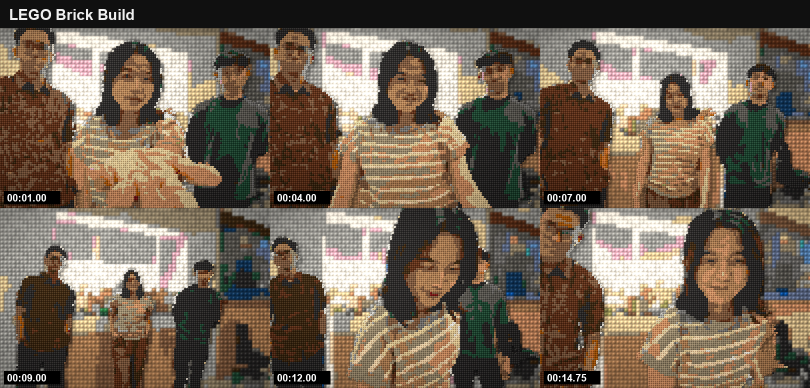
#> input picture styles/58-lego-brick-build/example.png, 1620 x 776 px, given in place of frame_013.png, which was not available (shown at 1/2 size)
$ python render.py example.png example.png example.png
#> lines starting #> are read from the running program, lines starting #| are printed output that depends on the picture; after the words box and inside, x2 and y2 are one past the last pixel; in counts of white or black regions, pixels touching at a corner belong together; pictures that were not available may be replaced by others from this repository, and a replacement may not be noted
"""LEGO Brick Build — local approximation of the frame-by-frame restyle.

usage: python -I render.py <frames_dir> <masks_dir> <out_dir> [all | 13 49 85 ...]

The frame is rebuilt as a studs-out brick build in two layers:
  * the people (mask) on a fine 12 px stud grid (135 x 90 studs), sharp;
  * the room on a coarse 24 px grid (bigger bricks), behind a macro-lens
    depth-of-field blur, like a brick backdrop behind brick-built figures.
Every stud cell takes the nearest colour from a real LEGO colour palette
(after a little local contrast on the people so eyes and mouths survive),
lone stray studs are removed, runs of same-colour studs in a row merge into
1x1..1x4 bricks (lengths fixed by a hash of row/column so unchanged areas keep
their bricks), and each brick gets seams, bevel light/shadow, moulded studs
with rim light, drop shadow and specular dot, plus a soft ABS plastic sheen.
When frames are rendered in order ("all"), cells keep their previous colour
unless the new one is clearly better (hysteresis): static bricks hold still,
only bricks the people move through get "rebuilt" — no random boil.
"""
import sys
from pathlib import Path

import cv2
import numpy as np

W, H = 1620, 1080
FINE, COARSE = 12, 24

PALETTE = np.array([
    (244, 244, 242),  # White
    (160, 165, 169),  # Light Bluish Gray
    (108, 110, 114),  # Dark Bluish Gray
    (87, 88, 87),     # Pearl Dark Gray
    (33, 33, 35),     # Black
    (201, 26, 9),     # Red
    (114, 14, 15),    # Dark Red
    (88, 42, 18),     # Reddish Brown
    (53, 33, 10),     # Dark Brown
    (170, 125, 85),   # Medium Nougat
    (208, 145, 104),  # Nougat
    (246, 215, 179),  # Light Nougat
    (169, 85, 0),     # Dark Orange
    (242, 205, 55),   # Yellow
    (228, 205, 158),  # Tan
    (149, 138, 115),  # Dark Tan
    (155, 154, 90),   # Olive Green
    (35, 120, 65),    # Green
    (24, 70, 50),     # Dark Green
    (54, 174, 191),   # Medium Azure
    (0, 85, 191),     # Blue
    (10, 52, 99),     # Dark Blue
    (90, 147, 219),   # Medium Blue
    (96, 116, 161),   # Sand Blue
    (228, 173, 200),  # Bright Pink
    (200, 112, 160),  # Dark Pink
    (204, 112, 42),   # Dark Nougat
    (120, 85, 60),    # Medium Brown
], np.float32)


def to_lab(rgb):
    a = np.clip(rgb, 0, 255).astype(np.uint8).reshape(-1, 1, 3)
    return cv2.cvtColor(a, cv2.COLOR_RGB2LAB).reshape(-1, 3).astype(np.float32)


PAL_LAB = to_lab(PALETTE)


def stud_sprite(C):
    """Shading multiplier M and additive highlight A for one stud cell (4x supersampled)."""
    S = 4
    n = C * S
    y, x = np.mgrid[0:n, 0:n].astype(np.float32) / S + 0.5 / S
    cx = cy = C / 2
    r = C * 0.32
    k = C / 12
    dx, dy = x - cx, y - cy
    d = np.hypot(dx, dy)
    M = np.ones((n, n), np.float32)
    A = np.zeros((n, n), np.float32)
    # drop shadow of the stud on the brick top (light from upper left)
    ds = np.hypot(x - cx - 1.6 * k, y - cy - 1.8 * k)
    M *= 1 - 0.38 * np.clip((r + 0.9 * k - ds) / (1.8 * k), 0, 1)
    # stud top: slightly brighter, gradient toward the light
    top = np.clip((r - d) / (0.8 * k), 0, 1)
    grad = 1.08 - 0.08 * (dx + dy) / r
    M = M * (1 - top) + top * grad
    # rim: lit edge upper-left, dark edge lower-right
    rim = np.clip(1 - np.abs(d - (r - 0.7 * k)) / (0.9 * k), 0, 1)
    facing = -(dx + dy) / (np.sqrt(2) * np.maximum(d, 1e-3))
    A += rim * np.clip(facing, 0, 1) * 0.28
    M *= 1 - rim * np.clip(-facing, 0, 1) * 0.42
    # specular dot on the stud
    A += 0.45 * np.exp(-(((x - cx + r * 0.38) ** 2 + (y - cy + r * 0.42) ** 2) / (2 * (r * 0.2) ** 2)))
    M = cv2.resize(M, (C, C), interpolation=cv2.INTER_AREA)
    A = cv2.resize(A, (C, C), interpolation=cv2.INTER_AREA)
    return M, A


SPRITES = {c: stud_sprite(c) for c in (FINE, COARSE)}


def h32(*v):
    x = 2166136261
    for k in v:
        x = ((x ^ (k & 0xFFFFFFFF)) * 16777619) & 0xFFFFFFFF
    return x


def despeckle(idx):
    """Replace lone studs whose 4 neighbours all differ with the commonest neighbour colour."""
    p = np.pad(idx, 1, mode="edge")
    nb = np.stack([p[:-2, 1:-1], p[2:, 1:-1], p[1:-1, :-2], p[1:-1, 2:]])
    lone = (nb != idx).all(0)
    out = idx.copy()
    for r, c in zip(*np.nonzero(lone)):
        v, k = np.unique(nb[:, r, c], return_counts=True)
        out[r, c] = v[k.argmax()]
    return out


def quantise(frame, mask, C, prev, people):
    gw, gh = -(-W // C), -(-H // C)
    pad = cv2.copyMakeBorder(frame, 0, gh * C - H, 0, gw * C - W, cv2.BORDER_REPLICATE)
    small = cv2.resize(pad, (gw, gh), interpolation=cv2.INTER_AREA).astype(np.float32)
    if people:
        # local contrast so eyes, brows and mouths survive the stud grid
        small = small + 0.7 * (small - cv2.GaussianBlur(small, (0, 0), 1.2))
    g = small.mean(2, keepdims=True)
    small = g + (small - g) * (1.12 if people else 1.05)
    small = (small - 128) * 1.06 + 134
    lab = to_lab(small)
    dist = ((lab[:, None, :] - PAL_LAB[None]) ** 2).sum(-1)
    idx = despeckle(dist.argmin(1).reshape(gh, gw)).reshape(-1)
    if prev is not None:
        p = prev.reshape(-1)
        keep = dist[np.arange(len(idx)), p] < dist[np.arange(len(idx)), idx] + 90
        idx = np.where(keep, p, idx)
    return idx.reshape(gh, gw)


def bricks(idx):
    """Left/right brick-end flags per cell. Every row is a separate plate row."""
    gh, gw = idx.shape
    left = np.zeros(idx.shape, bool)
    right = np.zeros(idx.shape, bool)
    bid = np.zeros(idx.shape, np.int64)
    nxt = 0
    for r in range(gh):
        c = 0
        while c < gw:
            L = (1, 2, 2, 3, 4, 4, 2, 1)[h32(r, c, gw) % 8]
            e = c + 1
            while e < gw and e - c < L and idx[r, e] == idx[r, c]:
                e += 1
            left[r, c] = True
            right[r, e - 1] = True
            bid[r, c:e] = h32(r, c, idx[r, c]) % 1000
            nxt += 1
            c = e
    return left, right, bid


def build(idx, C):
    """Shade a brick layer from its colour-index grid."""
    gh, gw = idx.shape
    left, right, bid = bricks(idx)
    col = PALETTE[idx] * ((bid / 1000.0 - 0.5) * 0.06 + 1)[..., None]   # moulding variation
    up = lambda a: np.repeat(np.repeat(a, C, 0), C, 1)[:H, :W]
    base = up(col)
    SM, SA = SPRITES[C]
    M = np.tile(SM, (gh, gw))[:H, :W].copy()
    A = np.tile(SA, (gh, gw))[:H, :W].copy()
    yy, xx = np.mgrid[0:H, 0:W]
    ly, lx = yy % C, xx % C
    L, R = up(left), up(right)
    e = max(1, C // 12)
    M[ly < e] *= 0.42
    A[(ly >= e) & (ly < 2 * e)] += 0.08
    M[ly >= C - e] *= 0.78
    M[(lx < e) & L] *= 0.42
    A[(lx >= e) & (lx < 2 * e) & L] += 0.07
    M[(lx >= C - e) & R] *= 0.78
    lum = base.mean(2, keepdims=True) / 255
    return base * M[..., None] + 255 * A[..., None] * (0.55 + 0.45 * (1 - lum))


def render(frame, mask, state, n):
    fine_idx = quantise(frame, mask, FINE, state.get("fine"), True)
    coarse_idx = quantise(frame, mask, COARSE, state.get("coarse"), False)
    state["fine"], state["coarse"] = fine_idx, coarse_idx
    fine = build(fine_idx, FINE)
    room = build(coarse_idx, COARSE)
    # macro depth of field on the room, stronger toward top/bottom (tilt-shift)
    yy, xx = np.mgrid[0:H, 0:W]
    ts = np.clip(np.abs(yy / H - 0.5) * 2.2 - 0.5, 0, 1)[..., None]
    room = cv2.GaussianBlur(room, (0, 0), 2.6) * (1 - ts) + cv2.GaussianBlur(room, (0, 0), 5.0) * ts
    # people mask on the fine stud grid (whole studs, no soft matte)
    gm = cv2.resize(mask, (W // FINE, H // FINE), interpolation=cv2.INTER_AREA) > 0.45
    pm = np.repeat(np.repeat(gm, FINE, 0), FINE, 1).astype(np.float32)
    # soft contact shadow of the figures on the backdrop
    sh = cv2.GaussianBlur(np.roll(pm, (10, 14), (0, 1)), (0, 0), 10)
    room *= (1 - 0.35 * sh)[..., None]
    img = fine * pm[..., None] + room * (1 - pm[..., None])
    # broad ABS sheen from the key light (upper left)
    sheen = np.exp(-(((xx - W * 0.28) / (W * 0.55)) ** 2 + ((yy - H * 0.15) / (H * 0.6)) ** 2))
    img = img * (0.94 + 0.16 * sheen[..., None]) + 10 * sheen[..., None]
    img = np.clip(img, 0, 255).astype(np.float32)
    # bloom on bright plastic highlights
    br = np.clip(img.mean(2) - 200, 0, 55)[..., None] / 55
    img += cv2.GaussianBlur(img * br, (0, 0), 9) * 0.25
    # warm macro grade + vignette + faint sensor noise
    img = img * np.array([1.04, 1.0, 0.94])
    v = 1 - 0.20 * (((xx - W / 2) / (W * 0.62)) ** 2 + ((yy - H / 2) / (H * 0.62)) ** 2)
    img = img * np.clip(v, 0.55, 1)[..., None]
    img += np.random.default_rng(n).normal(0, 2.2, img.shape)
    return np.clip(img, 0, 255).astype(np.uint8)


def main():
    fdir, mdir, out = Path(sys.argv[1]), Path(sys.argv[2]), Path(sys.argv[3])
    out.mkdir(parents=True, exist_ok=True)
    args = sys.argv[4:] or ["13", "49", "85", "109", "145", "178"]
    seq = args == ["all"]
    nums = list(range(1, 180)) if seq else [int(a) for a in args]
    state = {}
    for n in nums:
        f = cv2.cvtColor(cv2.imread(str(fdir / f"frame_{n:03d}.png")), cv2.COLOR_BGR2RGB)
        m = cv2.imread(str(mdir / f"frame_{n:03d}.png"), cv2.IMREAD_GRAYSCALE).astype(np.float32) / 255
#> m: shape (776, 1620) float32; min 0, max 1, mean 0.396
        if not seq:
            state = {}
        img = render(f, m, state, n)
#> in despeckle, `lone = (nb != idx).all(0)`:
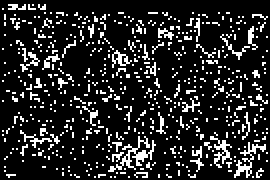
#> lone: shape (90, 135) bool (shown 2 times larger); 15.6% white in thin lines or dots
#> the loop in despeckle, `for r, c in zip(*np.nonzero(lone)):` made 1891 passes
#> (r, c, v, k) on passes 1 to 3: (2, 4, [2, 4, 24], [1, 1, 2]), (2, 5, [2, 3, 4], [1, 2, 1]), (2, 6, [1, 4, 24], [1, 1, 2])
#> after the loop in despeckle, `for r, c in zip(*np.nonzero(lone)):`:
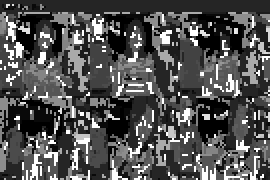
#> out: shape (90, 135) int64 (shown 2 times larger); min 0, max 27, mean 8.7; drawn with min black and max white
#> in quantise, `idx = despeckle(dist.argmin(1).reshape(gh, gw)).reshape(-1)`: idx = 12150 values, max 27 at index 981, min 0 at index 955, mean 8.7
#> in despeckle (call 2), `lone = (nb != idx).all(0)`: lone: shape (45, 68) bool; 16% white in thin lines or dots
#> the loop in despeckle (call 2), `for r, c in zip(*np.nonzero(lone)):` made 491 passes
#> (r, c, v, k) on passes 1 to 3: (1, 8, [3, 4, 18], [2, 1, 1]), (1, 9, [2, 4, 15, 18], [1, 1, 1, 1]), (1, 10, [3, 4, 18], [1, 2, 1])
#> after the loop in despeckle (call 2), `for r, c in zip(*np.nonzero(lone)):`:
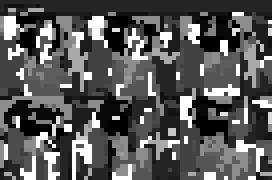
#> out: shape (45, 68) int64 (shown 4 times larger); min 0, max 27, mean 9.4; drawn with min black and max white
#> after the loop in bricks, `for r in range(gh):`:
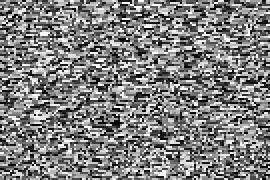
#> bid: shape (90, 135) int64 (shown 2 times larger); min 0, max 999, mean 499.4; drawn with min black and max white
#> after the loop in bricks, `for r in range(gh):`:
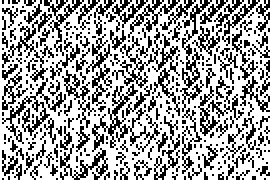
#> left: shape (90, 135) bool (shown 2 times larger); 63.3% white; black in thin lines or dots
#> after the loop in bricks, `for r in range(gh):`:
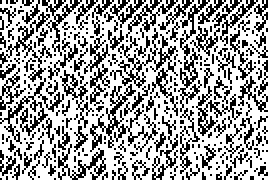
#> right: shape (90, 135) bool (shown 2 times larger); 63.3% white; black in thin lines or dots
#> in build, `L, R = up(left), up(right)`: L: shape (1080, 1620) bool; 63.3% white; 270 black regions, largest, box (x1, y1, x2, y2) and area: (672, 168, 1080, 696) 41184, (552, 504, 960, 912) 38448, (12, 468, 396, 864) 29952
#> in build, `L, R = up(left), up(right)`: R: shape (1080, 1620) bool; 63.3% white; 270 black regions, largest, box (x1, y1, x2, y2) and area: (660, 168, 1068, 696) 41184, (540, 504, 948, 912) 38448, (0, 468, 384, 864) 29952
#> in build, `A[(lx >= e) & (lx < 2 * e) & L] += 0.07`: A: shape (1080, 1620) float32; min 6.69e-35, max 0.413, mean 0.033
#> call 2 of build, with C = 24
#> after the loop in bricks (call 2), `for r in range(gh):`: left: shape (45, 68) bool; 64.9% white; black in thin lines or dots
#> after the loop in bricks (call 2), `for r in range(gh):`: right: shape (45, 68) bool; 64.9% white; black in thin lines or dots
#> in build (call 2), `L, R = up(left), up(right)`: L: shape (1080, 1620) bool; 64.9% white; 87 black regions, largest, box (x1, y1, x2, y2) and area: (120, 0, 1620, 240) 113184, (312, 192, 936, 912) 106560, (24, 312, 360, 960) 58176
#> in build (call 2), `L, R = up(left), up(right)`: R: shape (1080, 1620) bool; 64.6% white; 87 black regions, largest, box (x1, y1, x2, y2) and area: (96, 0, 1608, 240) 114048, (288, 192, 912, 912) 106560, (0, 312, 336, 960) 58176
#> in build (call 2), `M[ly >= C - e] *= 0.78`:
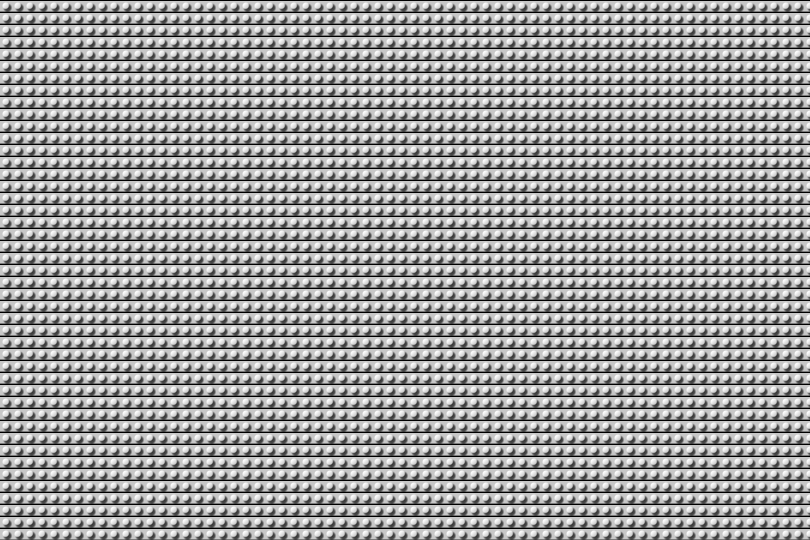
#> M: shape (1080, 1620) float32 (shown at 1/2 size); min 0.42, max 1.16, mean 0.881; drawn with min black and max white
        cv2.imwrite(str(out / f"frame_{n:03d}.png"), cv2.cvtColor(img, cv2.COLOR_RGB2BGR))
        print(n, end=" ", flush=True)
    print()


if __name__ == "__main__":
#> (the run stopped early here; a loop or call above may not have finished)
